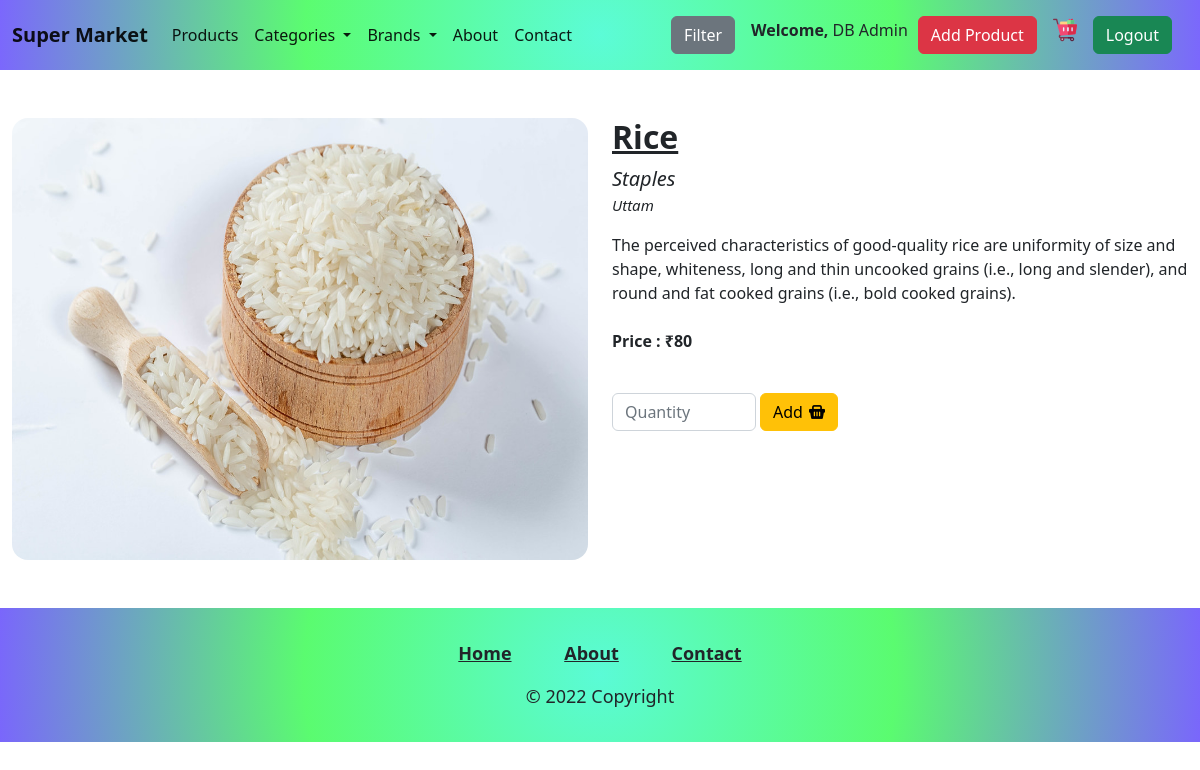
The page /product_desc.php?id=1 (signed in) on the database its author committed.
### tables this page shows
CREATE TABLE `products` (
  `id` int(11) NOT NULL,
  `name` varchar(255) NOT NULL,
  `description` longtext NOT NULL,
  `category` varchar(255) NOT NULL,
  `brand` varchar(255) NOT NULL,
  `price` int(11) NOT NULL,
  `img_path` varchar(255) NOT NULL
);

### product_desc.php (the view, shortened to what this page needs)
<!DOCTYPE html>
<html lang="en">
<head>
    <link href="https://cdn.jsdelivr.net/npm/bootstrap@5.2.1/dist/css/bootstrap.min.css" rel="stylesheet">
    <link rel="stylesheet" href="assets/css/style.css">
    <link rel="stylesheet" href="assets/css/home.css">
</head>
<body>
    <?php include 'includes/login-navbar.php' ?>
    <div class="container-fluid mt-5">
        <div class="row">
            <?php
            $id = $_GET['id'];
            $query = "SELECT * FROM products WHERE id='$id'";
            $result = mysqli_query($con, $query) or die($mysqli_error($con));
            ?>
            <?php
            $row = mysqli_fetch_assoc($result);
            ?>
            <div class="col-sm-6 ">
                <img src="<?php echo $row['img_path']; ?>" class="img-fluid rounded-4 mb-5" style="width: 662px; height: 442px; object-fir: fill;">
            </div>
            <div class="col-sm-6">
                <h2 class="text-decoration-underline fw-bold"><?php echo $row['name'] ?></h2>
                <p class="mb-0" style="font-style: italic; font-size: 20px;"><?php echo $row['category']; ?></p>
                <p class="mb-3" style="font-style: italic; font-size: 15px;"><?php echo $row['brand']; ?></p>
                <p class="mb-4"><?php echo $row['description']; ?></p>
                <p class="fw-bold">Price : ₹<?php echo $row['price']; ?></p>
                <div class="card-body">
                    <div class="row">
                        <form id="addtocart" method="POST" action="ccart_script.php" class="d-flex justify-content-start mt-4">
                            <div class="col-sm-3 m-0 p-0 me-1">
                                <input type="number" min="1" max="100" class="form-control" name="amount" placeholder="Quantity" aria-describedby="basic-addon1" required>
                            </div>
                            <div class="col-sm-2 m-0 p-0">
                                <button form="addtocart" name="add" value="<?php echo $row['id']; ?>" class="btn btn-warning">Add <img style="margin-left: 2px; margin-bottom: 4px;" src="assets/img/icons/tool.png" alt=""></button>
                            </div>
                            <div class="col-sm-6"></div>
                        </form>
                    </div>
                </div>
            </div>
        </div>
    </div>
    <?php include 'includes/login-footer.php' ?>
</body>
</html>

### includes/login-navbar.php (shortened to what this page needs)
<nav class="navbar navbar-expand-lg sticky-top" style="background: radial-gradient(circle, rgba(63,251,208,0.8519782913165266) 0%, rgba(67,252,91,0.8715861344537815) 49%, rgba(94,70,252,0.8211659663865546) 100%);">
    <div class="container-fluid">
        <a class="navbar-brand fw-bold" href="index.php">Super Market</a>
        <div class="collapse navbar-collapse justify-content-between" id="navbarSupportedContent">
            <ul class="navbar-nav me-auto mb-2 mb-lg-0">
                <li class="nav-item">
                    <a class="nav-link active" aria-current="page" href="./products.php">Products</a>
                </li>
                <li class="nav-item dropdown">
                    <a class="nav-link active dropdown-toggle" href="#" role="button" data-bs-toggle="dropdown" aria-expanded="false">
                        Categories
                    </a>
                </li>
                <li class="nav-item dropdown">
                    <a class="nav-link active dropdown-toggle" href="#" role="button" data-bs-toggle="dropdown" aria-expanded="false">
                        Brands
                    </a>
                </li>
                <li class="nav-item">
                    <a class="nav-link active" href="./about.php">About</a>
                </li>
                <li class="nav-item">
                    <a class="nav-link active" href="./contact.php">Contact</a>
                </li>
            </ul>
            <ul class="navbar-nav mb-2 mb-lg-0">
                <li class="nav-item me-lg-3 mt-2 mb-2">
                    <button type="button" class="btn btn-secondary" data-bs-toggle="modal" data-bs-target="#filter">
                        Filter
                    </button>
                </li>
                <?php
                if (isset($_SESSION["email"])) {
                    if ($_SESSION["email"] == 'supermarketadmin@admin.com') {
                ?>
                        <li class="nav-item mt-2 mb-2">
                            <p class="align-middle pt-2" style="display: inline; margin-right: 10px;"><span class="fw-bold">Welcome, </span> <?php echo $_SESSION['name']; ?></p>
                        </li>
                        <li class="nav-item mt-2 mb-2">
                            <a href="./add_product.php" class="btn btn-danger me-3">Add Product</a>
                        </li>
                        <li class="nav-item mt-2 mb-2">
                            <a href="./ccart.php" class="me-3" title="Cart"><img src="assets/img/icons/trolley.png" alt=""></a>
                        </li>
                        <li class="nav-item mt-2 mb-2">
                            <a href="./logout_script.php" class="btn btn-success me-3">Logout</a>
                        </li>
                    <?php
                    }
                }
                ?>
            </ul>
        </div>
    </div>
</nav>

### includes/login-footer.php
<footer id="footer" class="bg-light text-center text-lg-start">
    <div class="text-center p-3" id="Footer">
        <div class="row justify-content-center">
            <div class="col-md-12 text-center">
                <p class="menu fw-bold p-3 pb-0">
                    <a href="./index.php" class="text-dark pe-4">Home</a>
                    <a href="./about.php" class="text-dark ps-4 pe-4">About</a>
                    <a href="./contact.php" class="text-dark ps-4">Contact</a>
                </p>
            </div>
        </div>
        <p> © <?php echo date("Y"); ?> Copyright </p>
    </div>
</footer>

### assets/css/style.css (style rules this page uses)
#Footer { background: radial-gradient( circle, rgba(63, 251, 208, 0.8519782913165266) 0%, rgba(67, 252, 91, 0.8715861344537815) 49%, rgba(94, 70, 252, 0.8211659663865546) 100% ); }
#Footer p { font-size: 18px; }
.dropdown { position: relative; display: inline-block; }

### rows shown on the page
products: img_path (picture), name "Rice", category "Staples", brand "Uttam", description "The perceived characteristics of good-quality rice are uniformity of size and shape, whiteness, long and thin uncooked grains (i.e., long and slender), and round and fat cooked grains (i.e., bold cooked grains).", price "80"

### other values the page prints
$_SESSION['name'] "DB Admin"
